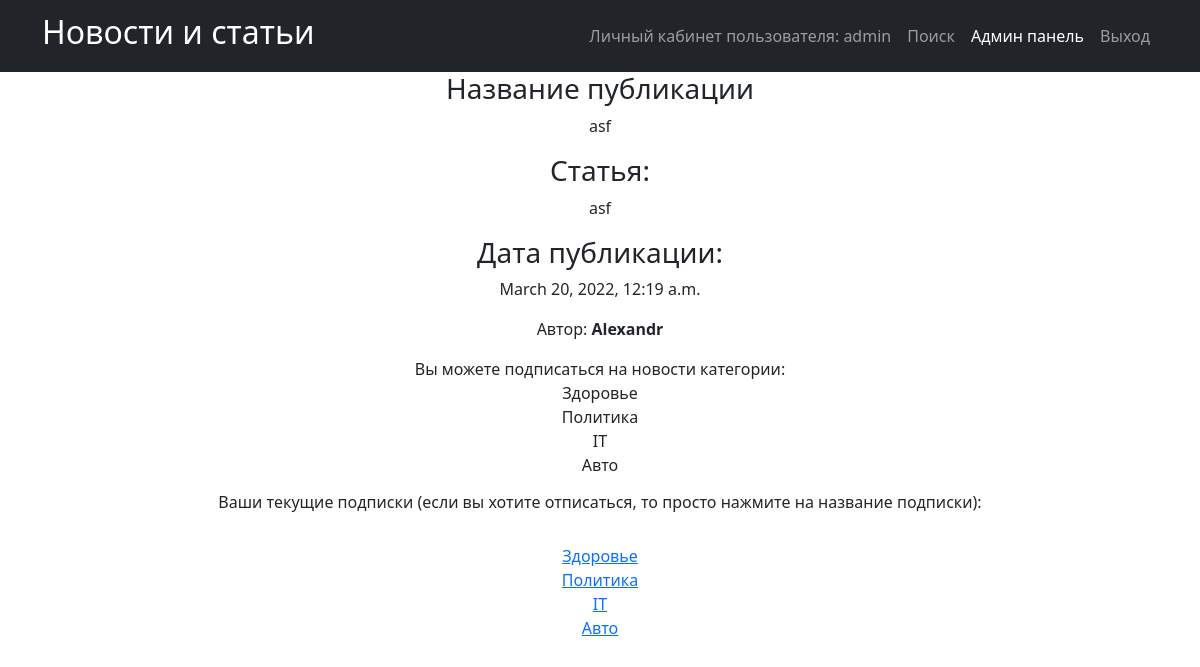
/news/134 (signed in), run on the app's committed database.
### news_portal/models.py (models this page shows, shortened)
class Post(models.Model):
    PostAuthor = models.ForeignKey(Author, on_delete=models.CASCADE)
    NEWS = 'NW'
    ARTICLE = 'AR'
    CATEGORIES = [
        ('NW', 'Новость'),
        ('AR', 'Статья')
    ]
    categoryType = models.CharField(max_length=2, choices=CATEGORIES)
    pubData = models.DateTimeField('дата добавления', auto_now_add=True)
    postCategory = models.ManyToManyField(Category, through='postCategory')
    postTitle = models.CharField('название публикации', max_length=255)
    postText = models.TextField('текст публикации')
    postRating = models.SmallIntegerField('рейтинг публикации', default=0)

class Author(models.Model):
    authorUser = models.OneToOneField(User, on_delete=models.CASCADE)
    authorRating = models.IntegerField(default=0, verbose_name='authorRating')
    def __str__(self):
        return f'{self.authorUser.username}'

class Category(models.Model):
    categoryname = models.CharField('Категория', max_length=64, unique=True)
    subscribers = models.ManyToManyField(User, related_name='subscribers')

### news_portal/views.py (the view)
# urls.py: path('<int:pk>', PostDetailView.as_view(), name='post_detail'),
class PostDetailView(DetailView):
    model = Post
    template_name = 'post_detail.html'
    queryset = Post.objects.all()
    def get_context_data(self, **kwargs):
        context = super().get_context_data(**kwargs)
        id = self.kwargs.get('pk')
        categories = []
        post = Post.objects.get(pk=id)
        for cat in post.postCategory.all():
            if self.request.user in cat.subscribers.all():
                categories.append(cat)
        context['user_category'] = categories
        return context

### news_portal/templatetags/censor.py (called while the page is built)
@register.filter(name='censor')
def censor(value):
    text = value.split()
    for word in text:
        if word.lower() in CENSOR:
            value = value.replace(word, '*' * len(word))
    return value

### templates/post_detail.html (shortened to what this page needs)
{% extends 'flatpages/default.html' %}
{% load censor %}
{% block content %}
 <h3>Название публикации</h3>
    <p>{{  post.postTitle|censor }}</p>
<h3>Статья:</h3>
<p>{{ post.postText|censor }}</p>
<h3>Дата публикации:</h3>
<p>{{ post.pubData }}</p>
    <p>Автор: <b>{{ post.PostAuthor }}</b></p>
{% if request.user.is_authenticated %}
        <p>
            Вы можете подписаться на новости категории:
            {% for category in post.postCategory.all %}
                {% if not category in user_category %}
                    <a href="{% url 'subscribe' category.pk %}"><br>{{ category.categoryname }}</a>
                {% else %}
                    <br>{{ category.categoryname }}
                {% endif %}
            {% endfor %}
          <h6>Ваши текущие подписки (если вы хотите отписаться, то просто нажмите на название подписки):</h6>
             {% for category in post.postCategory.all %}
             {% if category in user_category %}
            <a href="{% url 'subscribe' category.pk %}"><br>{{ category.categoryname }}</a>
            {% endif %}
            {% endfor %}
</p>
{% endif %}
{% endblock content %}

### templates/flatpages/default.html (shortened to what this page needs)
<!DOCTYPE html>
<html lang="en">
    <head>
        {% load static %}
        <link href="{% static 'css/styles.css' %}" rel="stylesheet" />
    </head>
    <body>
        <nav class="navbar navbar-expand-lg navbar-dark bg-dark">
            <div class="container">
                <a class="navbar-brand" href=/news/><h2>Новости и статьи</h2></a>
                <div class="collapse navbar-collapse" id="navbarSupportedContent">
                    <ul class="navbar-nav ms-auto mb-2 mb-lg-0">
                        <li class="nav-item"><a class="nav-link" href=http://127.0.0.1:8000>Личный кабинет пользователя: {{request.user.username}}</a></li>
                        <li class="nav-item"><a class="nav-link" href=/news/search/>Поиск</a></li>
                        <li class="nav-item"><a class="nav-link active" aria-current="page" href=/admin/>Админ панель</a></li>
                        <li class="nav-item"><a class="nav-link" href=/sign/logout/>Выход</a></li>
                            </ul>
                </div>
            </div>
        </nav>
        <div class="container">
           <div class="row">
               <div class="col-lg-12 text-center">
                   {% block content %}{% endblock content %}
               </div>
           </div>
        </div>
    </body>
</html>

### data on the page
Post: postTitle|censor "asf", postText|censor "asf", pubData "March 20, 2022, 12:19 a.m.", PostAuthor "Alexandr"
Category: categoryname "Здоровье"
Category: categoryname "Политика"
Category: categoryname "IT"
Category: categoryname "Авто"

### other printed values
{{ request.user.username }} "admin"
